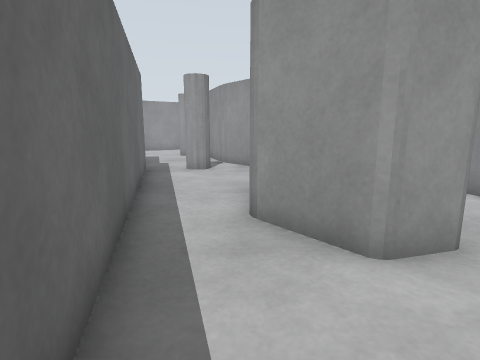
[1] (above)

24 first-person views from a walk through a Gazebo world. The camera is 0.86 m above the floor, tilts 10° down and sees 80° across. The floor is counted in squares, 0.5 m on a side. Each view is taken from the middle of a square. On the plan, view 1 faces up. The plan holds only what a view shows up to about 15 squares ahead; the rest is blank. The place goes on beyond the plan.

[2]
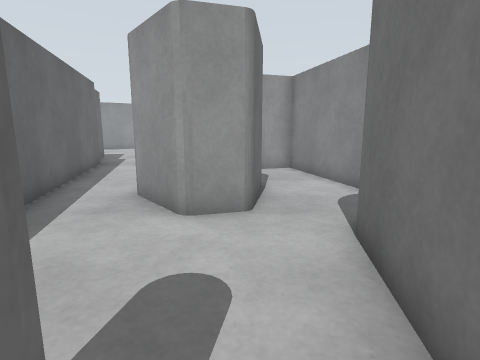

[3]
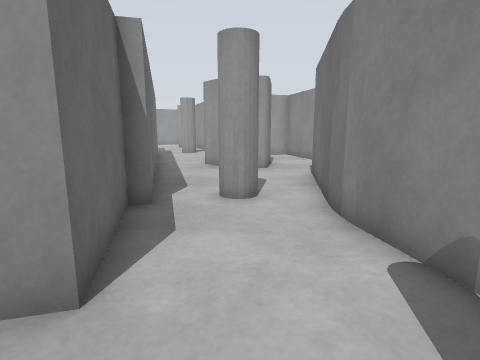

[4]
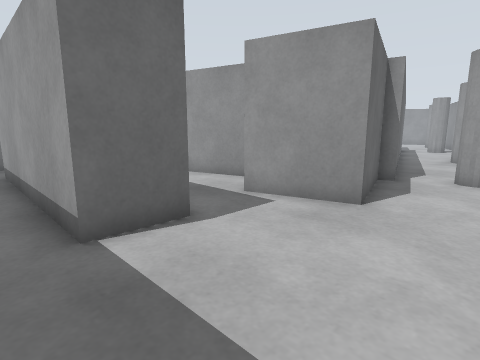

[5]
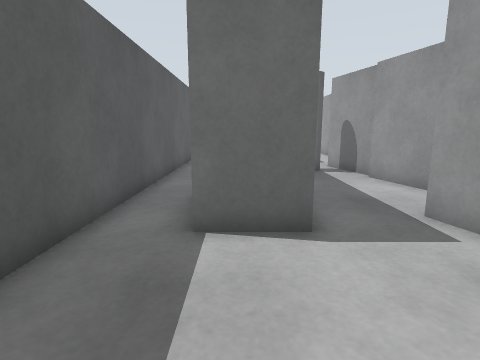

[6]
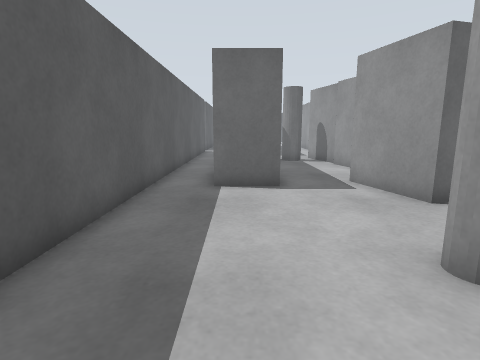

[7]
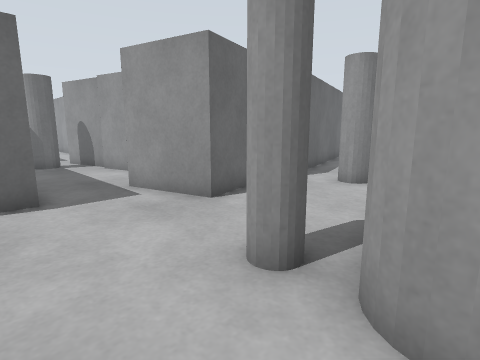

[8]
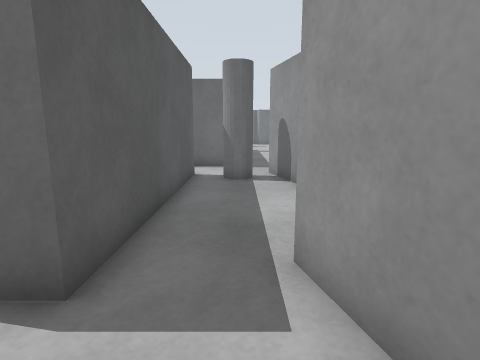

[9]
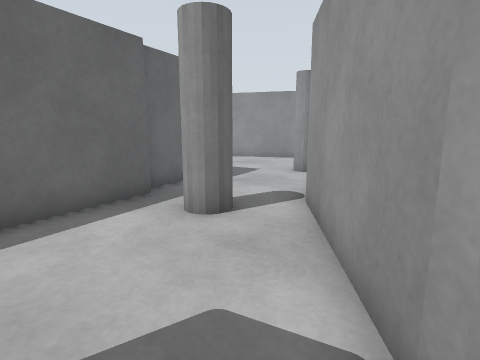

[10]
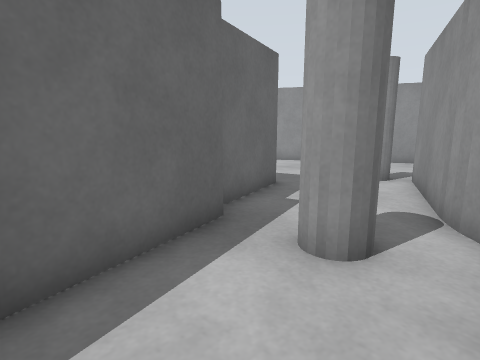

[11]
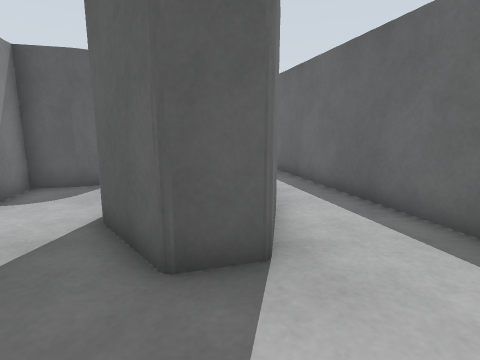

[12]
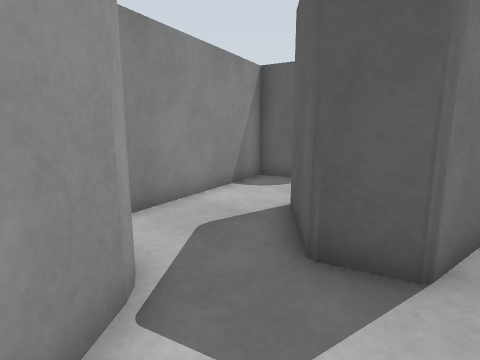

[13]
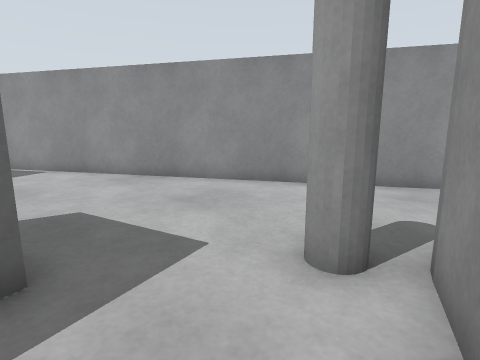

[14]
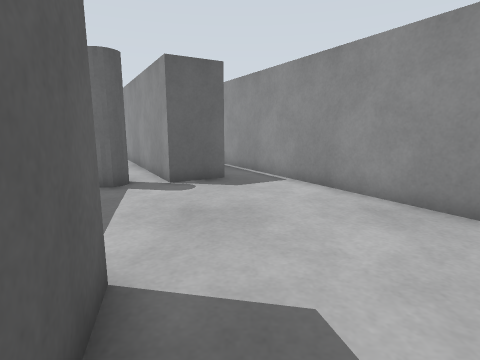

[15]
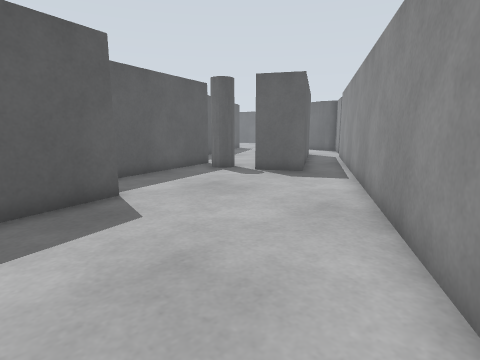

[16]
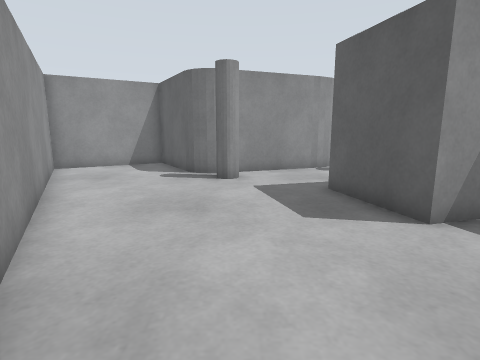

[17]
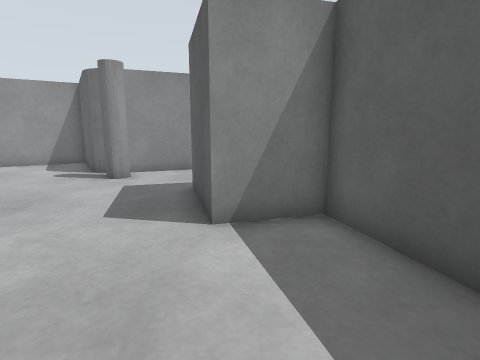

[18]
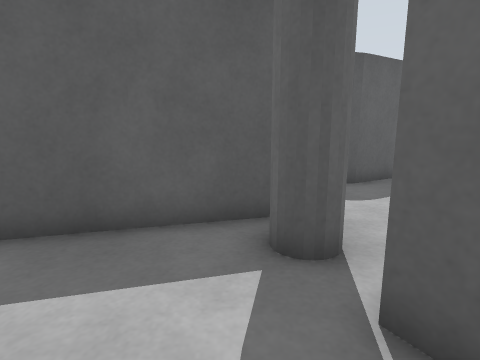

[19]
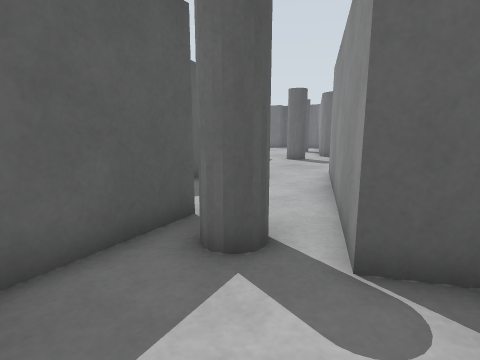

[20]
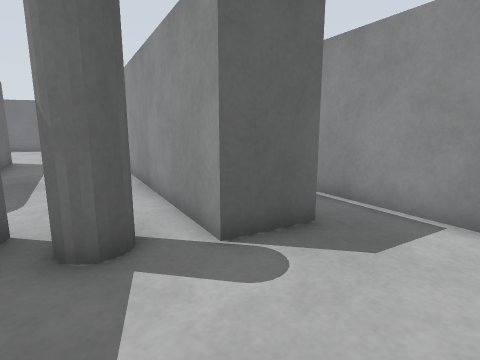

[21]
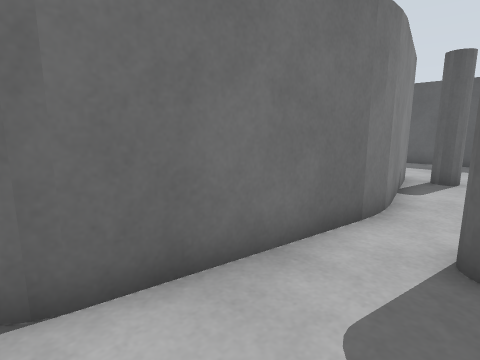

[22]
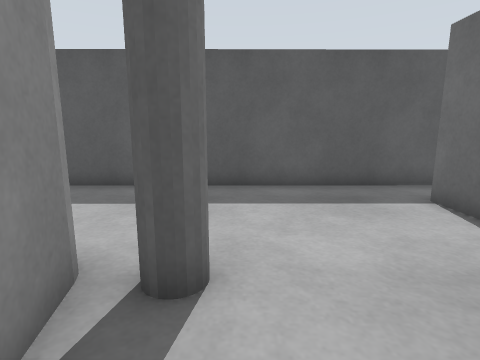

[23]
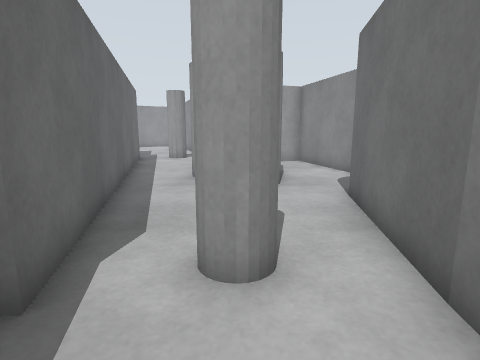

[24]
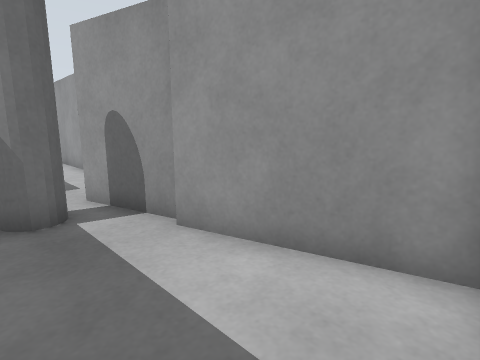

### Floor plan
Key: @ floor where view 1 was taken; # wall or solid block; x gap in a wall; . floor; T thing the floor can be seen under or through.
Columns run from 19 left of view 1 to 7 right of it. Each row starts with its distance up from view 1.
 25             ###....#
 24            ##......#
 23          ###.......#
 22        ###........##
 21       ##........###
 20     ###........###
 19   ###..........###
 18 ###..............#
 17 #................##
 16 ####......####....#
 15    #......#  ##...##
 14 ###T......#   #....##
 13 ##.TTT..###   ##.#..##
 12 #...TT###      #.....#
 11 ....T          #.....####
 10 ....           ##.......##
  9 ...             #...##...#
  8 .##             #..####..#
  7 ##              #..#  ##.##
  6                 ##.#  ##..#
  5                  #.####...#
  4                  #..###.. #
  3                  #......###
  2                  ##.....#
  1                   #.....#
  0                   #@...##
 -1                   ##.#.#
 -2                    #.#.#
 -3                    #...#
 -4                    #...#
 -5 ###           ###  #...#
 -6   ...... ######.#  #...##
 -7      ....x......####....#
 -8           #............##
 -9       #...x.............##
-10       #..#########........
-11       #  #########.........
-12       #..#########.........
-13          ..................
-14        ####################

Positions as (right, up) in squares from view 1, and headings:
1: (0, 0), facing up
2: (3, -2), facing up
3: (2, -9), facing up
4: (3, -13), facing up-left
5: (3, -11), facing left
6: (7, -11), facing left
7: (6, -11), facing up-left
8: (1, -8), facing left
9: (3, 9), facing up-left
10: (0, 9), facing up-left
11: (1, 12), facing down
12: (0, 12), facing down-right
13: (-2, 16), facing up-left
14: (-6, 17), facing left
15: (-6, 23), facing down-left
16: (-14, 19), facing right
17: (-14, 15), facing right
18: (-14, 17), facing down
19: (-12, 16), facing down-left
20: (-11, 15), facing left
21: (2, 3), facing down-right
22: (3, -5), facing down
23: (2, -5), facing up
24: (-3, -9), facing up-left
